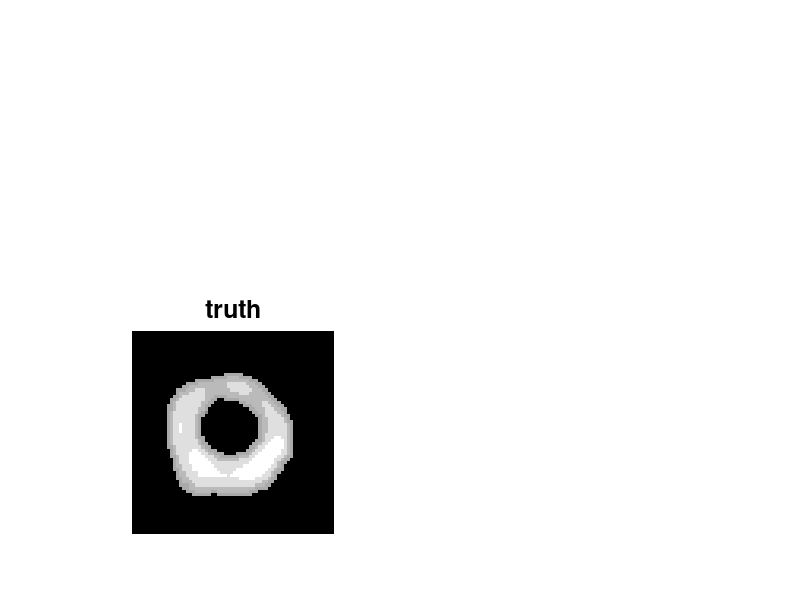
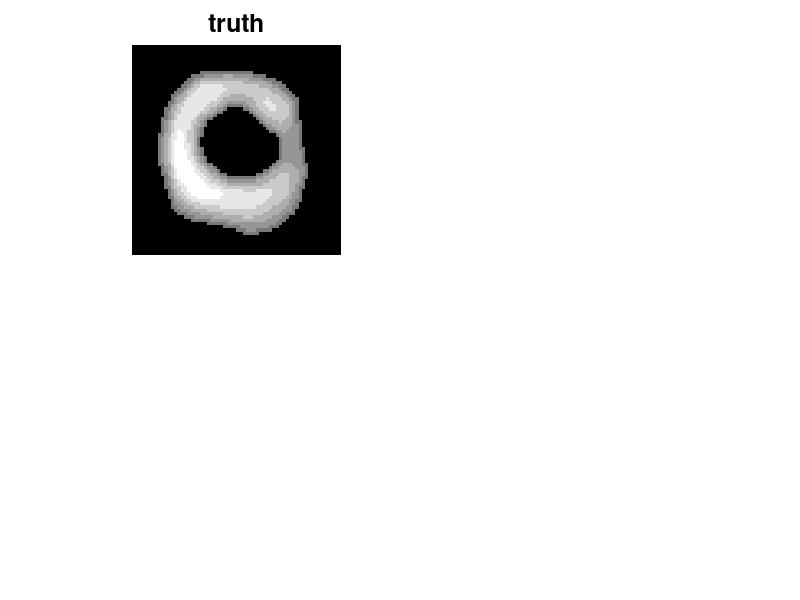

Source code (MATLAB) for these figures, in order: (Note: this script raises an error after producing the figures.)
clear; close all;
path(path,genpath(pwd));
fullscreen = get(0,'ScreenSize');
load('SystemMatrix');
load('cardiac_sequence_64');
ytu=cardiac_phantom_64(:,:,4);
I=flipud(imrotate(ytu,90));

load('cardiac_1_64');
ytu=cardiac_1_64;
I1=flipud(imrotate(ytu,90));

subplot(223); 
imshow(I1,[]);
colormap('jet');
title('truth','fontsize',18);

load('ytest');
load('y');

% n = 128;
% ratio = .3;
p = 64; q = 64; % p x q is the size of image
%m = round(ratio*n^2);
% 
% N=64;
% x_dim=N;
% y_dim=N;
% b_size=x_dim;
% a_size=y_dim;
% fov_size=N;
% ig=image_geom('nx',x_dim,'ny',y_dim,'fov',fov_size);
% sg = sino_geom('par', 'nb', b_size, 'na', a_size);
% G = Glinear(ig.nx,ig.ny,sg.nb,sg.na);

G = systemmatrix;
YY=reshape(ytest/max(max(ytest)),4096,1);
YYy=reshape(y,4096,1);
% 
% YY=G * YI;

nrmI = norm(I,'fro');

%nrmI = norm(I/max(max(I)),'fro');
figure('Name','TVAL3','Position',...
    [fullscreen(1) fullscreen(2) fullscreen(3) fullscreen(4)]);

subplot(221); 
imshow(I,[]);
colormap('jet');
title('truth','fontsize',18); 

t = cputime;
x=my_mlem128(YY,6);
t = cputime - t;


subplot(222); 
imshow(x,[]);
colormap('jet');



title('Recovered by EM','fontsize',18); drawnow;
%xlabel(sprintf(' Rel-Err: %4.2f%%, CPU: %4.2fs ',norm(x/max(max(x))-I/max(max(I)),'fro')/nrmI*100,t),'fontsize',16);
xlabel(sprintf(' Rel-Err: %4.2f%%, CPU: %4.2fs ',norm(x-I,'fro')/nrmI*100,t),'fontsize',16);


t = cputime;
x=my_mlem128(YYy,6);
t = cputime - t;


subplot(224); 
imshow(x,[]);
colormap('jet');



title('Recovered by EM','fontsize',18); drawnow;
%xlabel(sprintf(' Rel-Err: %4.2f%%, CPU: %4.2fs ',norm(x/max(max(x))-I/max(max(I)),'fro')/nrmI*100,t),'fontsize',16);
xlabel(sprintf(' Rel-Err: %4.2f%%, CPU: %4.2fs ',norm(x-I,'fro')/nrmI*100,t),'fontsize',16);



% %% Run TVAL3
% clear opts
% opts.mu = 2^8;
% opts.beta = 2^15;
% opts.tol = 1E-3;
% opts.maxit = 300;
% opts.TVnorm = 2;
% opts.nonneg = true;
% 
% % f=YY;
% f=ytest;
% f=reshape(f,4096,1);
% t = cputime;
% [U, out] = TVAL3(G,f,p,q,opts);
% t = cputime - t;
% 
% 
% profI=I(32,:);
% profx=x(32,:);
% profU=U(32,:);
% prof=1:64;
% subplot(223);
% hold on ; 
% 
% plot(prof,profI,'R'); 
% plot(prof,profx,'B');
% plot(prof,profU,'G');
% legend('Groundtruth','Rec by EM','Rec by CS')
% hold off;
% title('Profile','fontsize',18);
% 
% 
% subplot(224); 
% imshow(U,[]);
% colormap('jet');
% 
% title('Recovered by CS','fontsize',18);
% %xlabel(sprintf(' Rel-Err: %4.2f%%, CPU: %4.2fs ',norm(U/max(max(U))-I/max(max(I)),'fro')/nrmI*100,t),'fontsize',16);
% xlabel(sprintf(' Rel-Err: %4.2f%%, CPU: %4.2fs ',norm(U-I,'fro')/nrmI*100,t),'fontsize',16);
